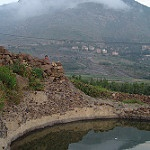
#> input picture preprocessing-image/images/20058.jpg, 150 x 150 px, given in place of bird-blue.jpg, which was not available
$ jupyter execute pillow_01.ipynb   (shell and % lines are left out)   (text cells are left out)
#> lines starting #> are read from the running program, lines starting #| are printed output that depends on the picture; pictures that were not available may be replaced by others from this repository, and a replacement may not be noted
[cell 1]
import os
import matplotlib.pyplot as plt
from matplotlib import image
import PIL
from PIL import Image


import warnings
warnings.filterwarnings("ignore")


print("Pillow version: ", PIL.__version__)

[cell 2]
# images path
img_1 = "/content/drive/My Drive/Deep Learning - Projetos/computer-vision-guide/images /mountain.jpg"
img_2 = "/content/drive/My Drive/Deep Learning - Projetos/computer-vision-guide/images /bird-blue.jpg"

[cell 3]
# open image
img  = Image.open(img_2)
#> img is the input picture: PIL image 150x150 RGB; mean R, G, B 102.4, 104.1, 101.1

[cell 4]
# summary image
print("Image format:", img.format)
#| Image format: JPEG
print("Image mode:", img.mode)
#| Image mode: RGB
print("Image size:", img.size)
#| Image size: (150, 150)

[cell 5]
# shape (Height, Width, Channels)
img_test = image.imread(img_2)
img_test.shape
#> Out = (150, 150, 3)

[cell 6]
# visualize image
plt.imshow(img_test)

[cell 7]
# save in other format
img = Image.open(img_2)
img.save("bird.png", format="PNG")

[cell 8]
# change channels of image (RBG ---> GrayScale)
image = Image.open(img_2)

gray_scale = image.convert(mode="L")
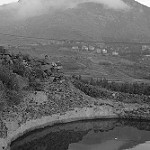
#> gray_scale: PIL image 150x150 L; min 3, max 254, mean 103.2
gray_scale.save("bird-gray.jpg")

[cell 9]
# visualize different images

img_rgb = Image.open(img_2)
img_gray = Image.open("bird-gray.jpg")

plt.figure(figsize=(12,6))

# RGB
plt.subplot(1,2,1)
plt.title("RGB bird", fontsize=15)
plt.imshow(img_rgb)
plt.xticks([])
plt.yticks([])

# Gray scale
plt.subplot(1,2,2)
plt.title("Gray scale bird", fontsize=15)
plt.imshow(img_gray)
plt.xticks([])
plt.yticks([])

plt.tight_layout()
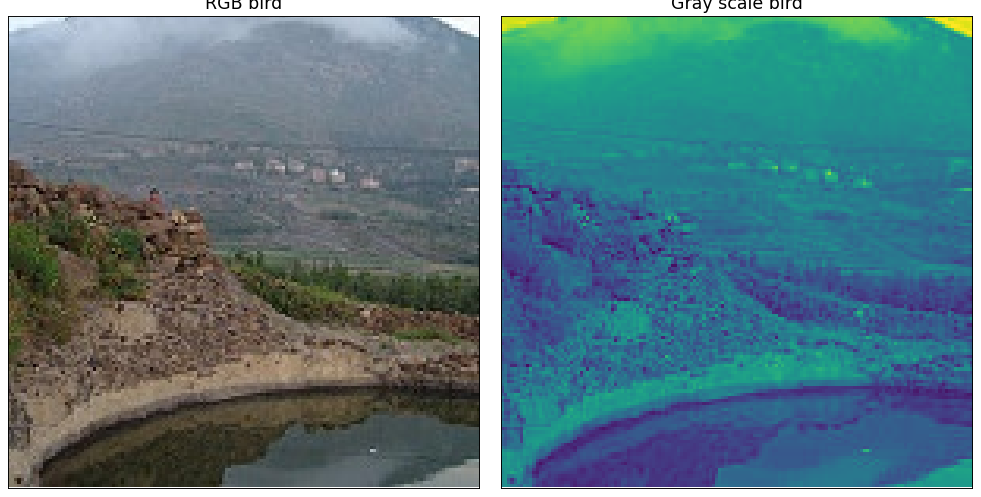
#> figure drawn by matplotlib, 2 panels

[cell 10]
# Resize images

img = Image.open(img_2)
print("Original size:", img.size)
#| Original size: (150, 150)

img.thumbnail((300, 300))
print("Resize:", img.size)
#| Resize: (150, 150)

[cell 11]
# Resize image ignore proportion

img = Image.open(img_2)
print("Original size:", img.size)
#| Original size: (150, 150)


img_resized = img.resize((350, 350))
print("Resize ignore proportion:", img_resized.size)
#| Resize ignore proportion: (350, 350)

[cell 12]
# resize ignore proportion
plt.imshow(img_resized)

[cell 13]
# manipulation
img = Image.open(img_2)

# horizontal flip
hor_flip = img.transpose(Image.FLIP_LEFT_RIGHT)
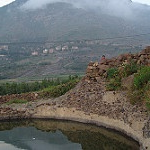
#> hor_flip: PIL image 150x150 RGB; mean R, G, B 102.4, 104.1, 101.1


# vertical flip
ver_flip = img.transpose(Image.FLIP_TOP_BOTTOM)
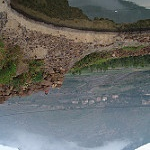
#> ver_flip: PIL image 150x150 RGB; mean R, G, B 102.4, 104.1, 101.1


plt.figure(figsize=(12,6))

# Horizontal flip
plt.subplot(1,2,1)
plt.title("Horizontal", fontsize=15)
plt.imshow(hor_flip)
plt.xticks([])
plt.yticks([])


# Vertical Flip
plt.subplot(1,2,2)
plt.title("Vertical", fontsize=15)
plt.imshow(ver_flip)
plt.xticks([])
plt.yticks([])

plt.tight_layout()

[cell 14]
# Rotate

img = Image.open(img_2)
img_rotate = img.rotate(angle=30)
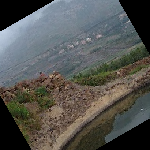
#> img_rotate: PIL image 150x150 RGB; mean R, G, B 84.9, 85.4, 81.8


# show rotation
plt.figure(figsize=(12,6))

plt.subplot(1,2,1)
plt.title("Original", fontsize=15)
plt.xticks([])
plt.yticks([])
plt.imshow(img)


plt.subplot(1,2,2)
plt.title("Rotate", fontsize=15)
plt.xticks([])
plt.yticks([])
plt.imshow(img_rotate)


plt.tight_layout()

[cell 15]
# Cropped Image (top, lef, bottom, right)

img = Image.open(img_2)
cropped = img.crop(box=(150, 150, 400, 400))
#> cropped: PIL image 250x250 RGB; every value is 0

print("Cropped image:", cropped.size)
#| Cropped image: (250, 250)

plt.figure(figsize=(12,6))

plt.subplot(1,2,1)
plt.title("Original", fontsize=15)
plt.xticks([])
plt.yticks([])
plt.imshow(img)


plt.subplot(1,2,2)
plt.title("Cropped", fontsize=15)
plt.xticks([])
plt.yticks([])
plt.imshow(cropped)

plt.tight_layout()

$ run again, on preprocessing-image/images/20068.jpg
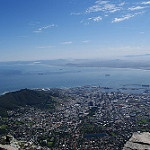
#> input picture preprocessing-image/images/20068.jpg, 150 x 150 px, given in place of bird-blue.jpg, which was not available
#> img is the input picture: PIL image 150x150 RGB; mean R, G, B 92.1, 116.3, 144.9
#| Image format: JPEG
#| Image mode: RGB
#| Image size: (150, 150)
#| Original size: (150, 150)
#| Resize: (150, 150)
#| Original size: (150, 150)
#| Resize ignore proportion: (350, 350)
#> `ver_flip = img.transpose(Image.FLIP_TOP_BOTTOM)`:
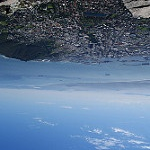
#> ver_flip: PIL image 150x150 RGB; mean R, G, B 92.1, 116.3, 144.9
#> `img_rotate = img.rotate(angle=30)`:
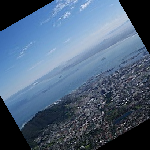
#> img_rotate: PIL image 150x150 RGB; mean R, G, B 78.8, 99.3, 123.5
#> cropped: PIL image 250x250 RGB; every value is 0
#| Cropped image: (250, 250)

$ run again, on preprocessing-image/images/20071.jpg
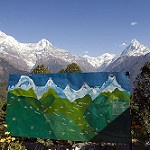
#> input picture preprocessing-image/images/20071.jpg, 150 x 150 px, given in place of bird-blue.jpg, which was not available
#> img is the input picture: PIL image 150x150 RGB; mean R, G, B 89.4, 110.5, 119.6
#| Image format: JPEG
#| Image mode: RGB
#| Image size: (150, 150)
#| Original size: (150, 150)
#| Resize: (150, 150)
#| Original size: (150, 150)
#| Resize ignore proportion: (350, 350)
#> `ver_flip = img.transpose(Image.FLIP_TOP_BOTTOM)`:
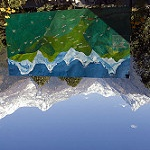
#> ver_flip: PIL image 150x150 RGB; mean R, G, B 89.4, 110.5, 119.6
#> `img_rotate = img.rotate(angle=30)`:
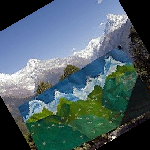
#> img_rotate: PIL image 150x150 RGB; mean R, G, B 77, 96.2, 102.8
#> cropped: PIL image 250x250 RGB; every value is 0
#| Cropped image: (250, 250)
